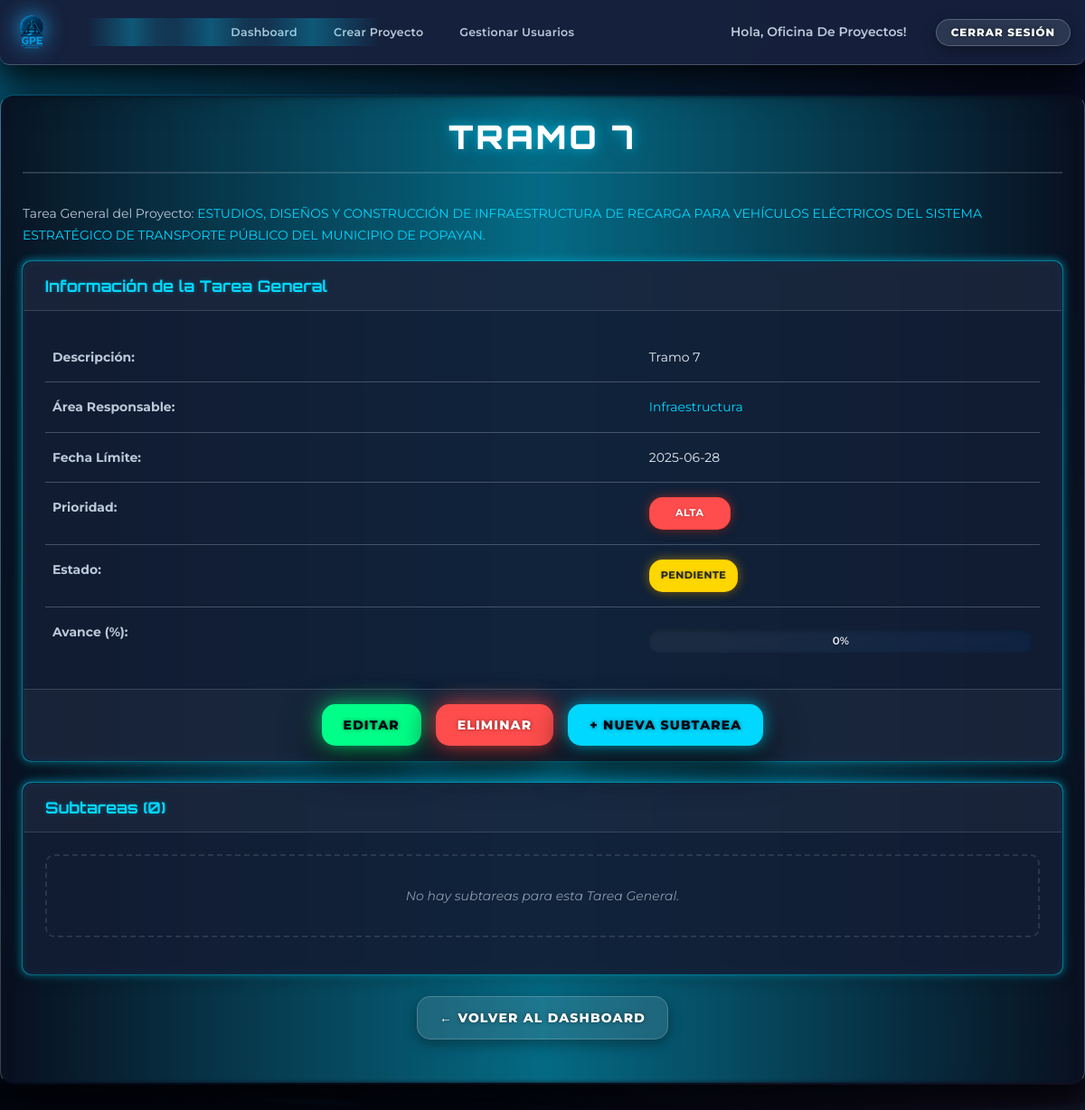
Screenshot of /tarea_general/3 (signed in) with the database file from the repository.
### models.py (models this page shows, shortened)
class User(db.Model, UserMixin):
    __tablename__ = 'user'
    id = db.Column(db.Integer, primary_key=True)
    username = db.Column(db.String(20), unique=True, nullable=False)
    email = db.Column(db.String(120), unique=True, nullable=False)
    password = db.Column(db.String(128), nullable=False)
    role = db.Column(db.String(20), nullable=False, default='apoyo')
    area_id = db.Column(db.Integer, db.ForeignKey('area.id'), nullable=True)
    area = db.relationship('Area', back_populates='users')
    leader_id = db.Column(db.Integer, db.ForeignKey('user.id'), nullable=True)
    leader = db.relationship('User', remote_side=[id], back_populates='apoyos')
    apoyos = db.relationship('User', back_populates='leader', lazy=True)
    is_active = db.Column(db.Boolean, default=True)
    confirmed = db.Column(db.Boolean, default=False)
    created_projects = db.relationship('Project', back_populates='creator', lazy=True, foreign_keys='Project.creator_id')
    tareas_generales_creadas = db.relationship('TareaGeneral', back_populates='creator', lazy=True, foreign_keys='TareaGeneral.creator_id')
    subtareas_asignadas = db.relationship('Subtarea', back_populates='assigned_user', lazy=True, foreign_keys='Subtarea.assigned_user_id')
    subtareas_creadas = db.relationship('Subtarea', back_populates='creator', lazy=True, foreign_keys='Subtarea.creator_id')
    subtareas_validadas = db.relationship('Subtarea', back_populates='validador', lazy=True, foreign_keys='Subtarea.validador_id')

class TareaGeneral(db.Model):
    __tablename__ = 'tarea_general'
    id = db.Column(db.Integer, primary_key=True)
    title = db.Column(db.String(100), nullable=False)
    description = db.Column(db.Text, nullable=True)
    fecha_limite = db.Column(db.Date, nullable=True)
    prioridad = db.Column(db.String(20), default='Media')
    status = db.Column(db.String(50), default='Pendiente')
    porcentaje_avance = db.Column(db.Float, default=0.0)
    project_id = db.Column(db.Integer, db.ForeignKey('project.id'), nullable=False)
    project = db.relationship('Project', back_populates='tareas_generales')
    area_id = db.Column(db.Integer, db.ForeignKey('area.id'), nullable=False)
    area = db.relationship('Area', back_populates='tareas_generales')
    creator_id = db.Column(db.Integer, db.ForeignKey('user.id'), nullable=False)
    creator = db.relationship('User', back_populates='tareas_generales_creadas', foreign_keys=[creator_id])
    subtareas = db.relationship('Subtarea', back_populates='tarea_general', lazy=True, cascade="all, delete-orphan")
    @property
    def avance_automatico(self):
        if not self.subtareas:
            return 0
        valores = [s.avance_validado or 0 for s in self.subtareas]
        return round(sum(valores) / len(valores), 1)

class Project(db.Model):
    __tablename__ = 'project'
    id = db.Column(db.Integer, primary_key=True)
    name = db.Column(db.String(100), nullable=False)
    description = db.Column(db.Text, nullable=True)
    date_created = db.Column(db.DateTime, default=datetime.utcnow)
    start_date = db.Column(db.Date, nullable=True)
    end_date = db.Column(db.Date, nullable=True)
    status = db.Column(db.String(50), nullable=False, default='En ejecución')
    area_id = db.Column(db.Integer, db.ForeignKey('area.id'), nullable=True)
    area = db.relationship('Area', back_populates='projects')
    creator_id = db.Column(db.Integer, db.ForeignKey('user.id'), nullable=False)
    creator = db.relationship('User', back_populates='created_projects', foreign_keys=[creator_id])
    tareas_generales = db.relationship('TareaGeneral', back_populates='project', lazy=True, cascade="all, delete-orphan")
    last_updated = db.Column(db.DateTime, default=datetime.utcnow, onupdate=datetime.utcnow)

class Area(db.Model):
    __tablename__ = 'area'
    id = db.Column(db.Integer, primary_key=True)
    name = db.Column(db.String(100), unique=True, nullable=False)
    codigo = db.Column(db.String(16), unique=True, nullable=False)
    users = db.relationship('User', back_populates='area', lazy=True)
    projects = db.relationship('Project', back_populates='area', lazy=True)
    tareas_generales = db.relationship('TareaGeneral', back_populates='area', lazy=True)

### app.py (the view)
@app.route('/tarea_general/<int:tarea_general_id>')
@login_required
def ver_tarea_general(tarea_general_id):
    tarea_general = TareaGeneral.query.options(
        joinedload(TareaGeneral.subtareas).joinedload(Subtarea.assigned_user)
    ).get_or_404(tarea_general_id)
    can_view = False
    if current_user.role == 'supervisor':
        can_view = True
    elif current_user.role == 'encargado' and current_user.area_id == tarea_general.area_id:
        can_view = True
    elif current_user.role == 'apoyo':
        for s in tarea_general.subtareas:
            if s.assigned_user_id == current_user.id:
                can_view = True
                break
    if not can_view:
        flash("No tienes permiso para ver esta tarea general.", "danger")
        return redirect(url_for('dashboard'))
    subtareas = tarea_general.subtareas
    if current_user.role == 'apoyo':
        subtareas = [s for s in subtareas if s.assigned_user_id == current_user.id]
    back_url = request.referrer or url_for('dashboard')
    return render_template(
        'tarea_general_details.html',
        tarea_general=tarea_general,
        subtareas=subtareas,
        es_retrasada_subtarea=es_retrasada_subtarea,
        back_url=back_url
    )

### app.py (called while the page is built)
@app.context_processor
def inject_now():
    return {'now': datetime.utcnow()}

@login_manager.user_loader
def load_user(user_id):
    return db.session.get(User, int(user_id))

### templates/tarea_general_details.html (shortened to what this page needs)
{% extends 'base.html' %}
{% block content %}
  <h1 class="page-title">{{ tarea_general.title }}</h1>
  <p class="page-subtitle">Tarea General del Proyecto:
    <a href="{{ url_for('ver_proyecto', project_id=tarea_general.project.id) }}">
      {{ tarea_general.project.name }}
    </a>
  </p>
  <div class="main-content-grid">
    <div class="grid-column-left">
      <div class="card neon-border">
        <div class="card-header"><h3>Información de la Tarea General</h3></div>
        <div class="card-body">
          <table class="project-info-table">
            <tbody>
              <tr>
                <th>Descripción:</th>
                <td>{{ tarea_general.description or 'Sin descripción' }}</td>
              </tr>
              <tr>
                <th>Área Responsable:</th>
                <td>
                  {% if tarea_general.area %}
                    <a href="{{ url_for('ver_area', area_id=tarea_general.area.id) }}">
                      {{ tarea_general.area.name }}
                    </a>
                  {% else %}
                    N/A
                  {% endif %}
                </td>
              </tr>
              <tr>
                <th>Fecha Límite:</th>
                <td>
                  {{ tarea_general.fecha_limite.strftime('%Y-%m-%d') if tarea_general.fecha_limite else 'N/A' }}
                </td>
              </tr>
              <tr>
                <th>Prioridad:</th>
                <td>
                  <span class="status-badge prioridad-{{ tarea_general.prioridad|lower }}">
                    {{ tarea_general.prioridad or 'Media' }}
                  </span>
                </td>
              </tr>
              <tr>
                <th>Estado:</th>
                <td>
                  <span class="status-badge status-{{ tarea_general.status|lower|replace(' ', '-') }}">
                    {{ tarea_general.status }}
                  </span>
                </td>
              </tr>
              <tr>
                <th>Avance (%):</th>
                <td>
                  {% set pct_tg = tarea_general.avance_automatico|round(0) %}
                  <div class="progress-bar-container">
                    {% if pct_tg <= 15 %}
                      <span class="progress-text">{{ pct_tg }}%</span>
                    {% endif %}
                  </div>
                </td>
              </tr>
            </tbody>
          </table>
        </div>
        <div class="card-footer actions-footer">
          <div class="button-group">
            {% if current_user.role == 'supervisor' %}
              <a href="{{ url_for('editar_tarea_general', tarea_general_id=tarea_general.id) }}"
                 class="button btn-primary">Editar</a>
              <form action="{{ url_for('eliminar_tarea_general', tarea_general_id=tarea_general.id) }}"
                    method="POST" style="display:inline;"
                    onsubmit="return confirm('¿Eliminar esta Tarea General?');">
                <button type="submit" class="button btn-danger">Eliminar</button>
              </form>
            {% endif %}
            {% if current_user.role == 'supervisor' or
                  (current_user.role == 'encargado' and current_user.area_id == tarea_general.area_id) %}
              <a href="{{ url_for('crear_subtarea', tarea_general_id=tarea_general.id) }}"
                 class="button btn-create-lg">+ Nueva Subtarea</a>
            {% endif %}
          </div>
        </div>
      </div>
      <div class="card neon-border mt-4">
        <div class="card-header"><h3>Subtareas ({{ subtareas|length }})</h3></div>
        <div class="card-body">
          {% if subtareas %}
            <div class="table-wrapper">
              <table class="data-table">
                <thead>
                  <tr>
                    <th>Subtarea</th>
                    <th>Estado</th>
                    <th>Fecha Límite</th>
                    <th>Asignado a</th>
                    <th>Avance Aporte</th>
                    <th>Avance Validado</th>
                    <th>Acciones</th>
                  </tr>
                </thead>
                <tbody>
                  {% for s in subtareas %}
                    <tr>
                      <td>
                        <a href="{{ url_for('ver_subtarea', subtarea_id=s.id) }}">{{ s.title }}</a>
                      </td>
                      <td>
                        <span class="status-badge status-{{ s.estado|lower|replace(' ', '-') }}">
                          {{ s.estado }}
                        </span>
                      </td>
                      <td>
                        {{ s.fecha_limite.strftime('%Y-%m-%d') if s.fecha_limite else 'N/A' }}
                        {% if s.is_delayed %}
                          <span class="status-badge status-retrasado-oro">Retrasada</span>
                        {% endif %}
                      </td>
                      <td>
                        {{ s.assigned_user.username.replace('_',' ').title() if s.assigned_user else 'Sin asignar' }}
                      </td>
                      <td>{{ s.avance or 0 }}%</td>
                      <td>{{ s.avance_validado or 0 }}%</td>
                      <td>
                        <div class="button-group" style="justify-content:flex-start;">
                          {% if current_user.role == 'supervisor' %}
                            <a href="{{ url_for('editar_subtarea', subtarea_id=s.id) }}"
                               class="button btn-sm btn-info">Editar</a>
                            <form action="{{ url_for('eliminar_subtarea', subtarea_id=s.id) }}"
                                  method="POST" style="display:inline;"
                                  onsubmit="return confirm('¿Eliminar esta Subtarea?');">
                              <button type="submit" class="button btn-sm btn-danger">Eliminar</button>
                            </form>
                          {% elif current_user.role == 'encargado' and current_user.area_id == tarea_general.area_id %}
                            {% if s.documento_aporte %}
                              <a href="{{ url_for('validar_subtarea', subtarea_id=s.id) }}"
                                 class="button btn-sm btn-info">Validar</a>
                            {% else %}
                              <a href="{{ url_for('ver_subtarea', subtarea_id=s.id) }}"
                                 class="button btn-sm btn-info">Ver</a>
                            {% endif %}
                          {% elif current_user.role == 'apoyo' and s.assigned_user_id == current_user.id %}
                            <a href="{{ url_for('editar_subtarea', subtarea_id=s.id) }}"
                               class="button btn-sm btn-info">Subir Avance</a>
                          {% endif %}
                        </div>
                      </td>
                    </tr>
                  {% endfor %}
                </tbody>
              </table>
            </div>
          {% else %}
            <p class="empty-state-message">No hay subtareas para esta Tarea General.</p>
          {% endif %}
        </div>
      </div>
    </div>
  <div class="button-group mt-4">
    <a href="{{ url_for('dashboard', project_id=tarea_general.project.id) }}"
       class="button btn-secondary">← Volver al Dashboard</a>
  </div>
{% endblock %}

### templates/base.html (shortened to what this page needs)
<!DOCTYPE html>
<html lang="es">
<head>
  <link rel="preload" href="{{ url_for('static', filename='css/style.css') }}" as="style" onload="this.onload=null;this.rel='stylesheet'">
</head>
<body class="theme-dark">
  <div class="site-wrapper" id="main-wrapper" style="visibility: hidden;">
    <header class="jira-style-header" role="banner">
      <div class="header-left">
        <a href="{{ current_user.is_authenticated and url_for('dashboard') or url_for('index') }}" class="logo-link" aria-label="Inicio">
          <img src="{{ url_for('static', filename='images/Logo.png') }}" alt="Logo del Sistema de Proyectos" class="header-logo" />
        </a>
      </div>
      <nav class="header-center-nav" aria-label="Navegación principal">
        {% if current_user.is_authenticated %}
          <ul class="nav-list">
            <li>
              <a href="{{ url_for('dashboard') }}" {% if request.endpoint == 'dashboard' %}aria-current="page"{% endif %}>
                Dashboard
              </a>
            </li>
            {% if current_user.role == 'supervisor' %}
              <li>
                <a href="{{ url_for('crear_proyecto') }}" {% if request.endpoint == 'crear_proyecto' %}aria-current="page"{% endif %}>
                  Crear Proyecto
                </a>
              </li>
            {% endif %}
            {% if current_user.role in ['supervisor', 'encargado'] %}
              <li>
                <a href="{{ url_for('gestionar_usuarios') }}" {% if request.endpoint == 'gestionar_usuarios' %}aria-current="page"{% endif %}>
                  Gestionar Usuarios
                </a>
              </li>
            {% endif %}
          </ul>
        {% endif %}
      </nav>
      <nav class="header-right" aria-label="Navegación de usuario">
        <ul class="nav-list">
          {% if current_user.is_authenticated %}
            <li class="welcome-message">Hola, {{ current_user.username.replace('_', ' ').title() }}!</li>
            <li><a href="{{ url_for('logout') }}" class="button btn-secondary">Cerrar Sesión</a></li>
          {% else %}
            <li><a href="{{ url_for('roles') }}" class="button btn-primary">Iniciar Sesión</a></li>
            <li><a href="{{ url_for('register_apoyo') }}" class="button btn-secondary">Registrarse</a></li>
          {% endif %}
        </ul>
      </nav>
    </header>
    <div class="container app-container">
      <main id="main-content" class="content-area" role="main">
        {% block content %}{% endblock %}
      </main>
    </div>
  </div>
</body>
</html>

### templates/base.html (style rules this page uses)
html, body { margin: 0; padding: 0; background-color: #0d1117; color: #ffffff; font-family: 'Montserrat', sans-serif; overflow-x: hidden; }

### rows the page displays
User: username.replace "Oficina De Proyectos"
TareaGeneral: title "TRAMO 7", description "Tramo 7", fecha_limite "2025-06-28", prioridad "ALTA", status "PENDIENTE"
Project: project.name "ESTUDIOS, DISEÑOS Y CONSTRUCCIÓN DE INFRAESTRUCTURA DE RECARGA PARA VEHÍCULOS ELÉCTRICOS DEL SISTEMA ESTRATÉGICO DE TRANSPORTE PÚBLICO DEL MUNICIPIO DE POPAYAN."
Area: area.name "Infraestructura"

### other values shown
{{ pct_tg }} "0"
{{ subtareas|length }} "0"
